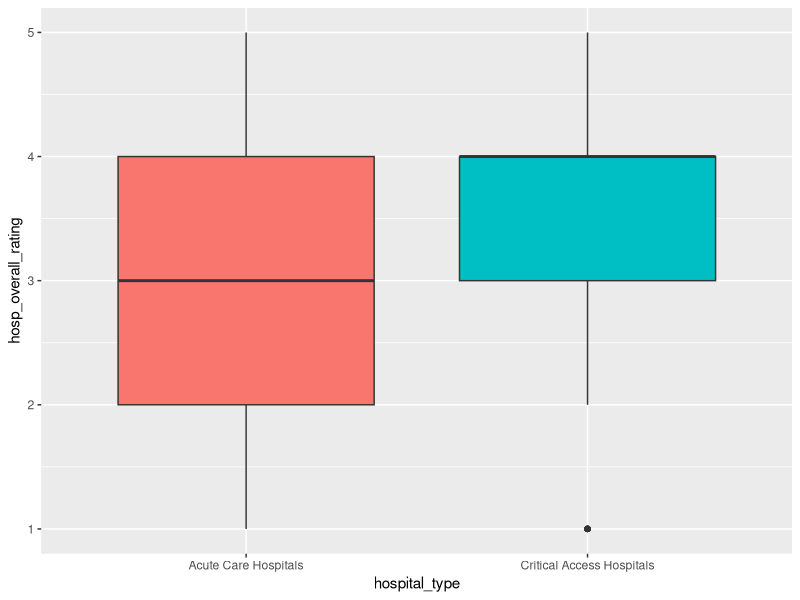
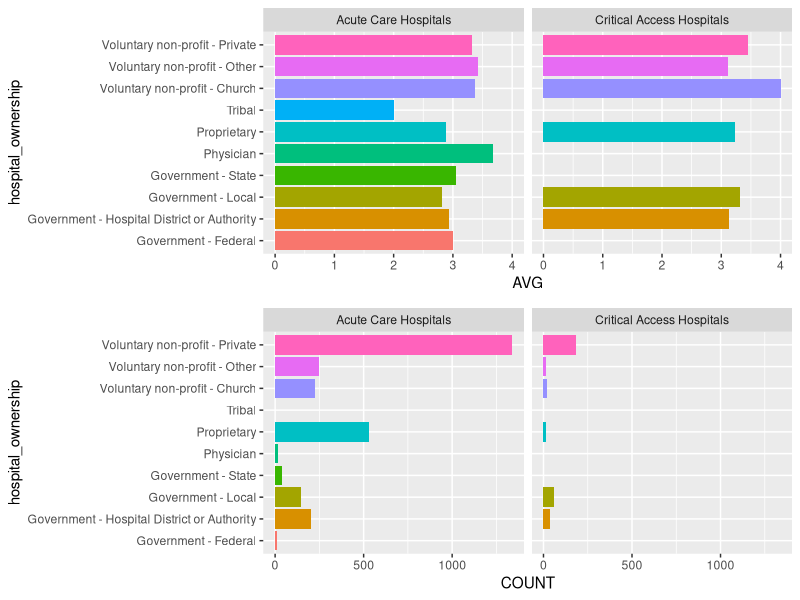
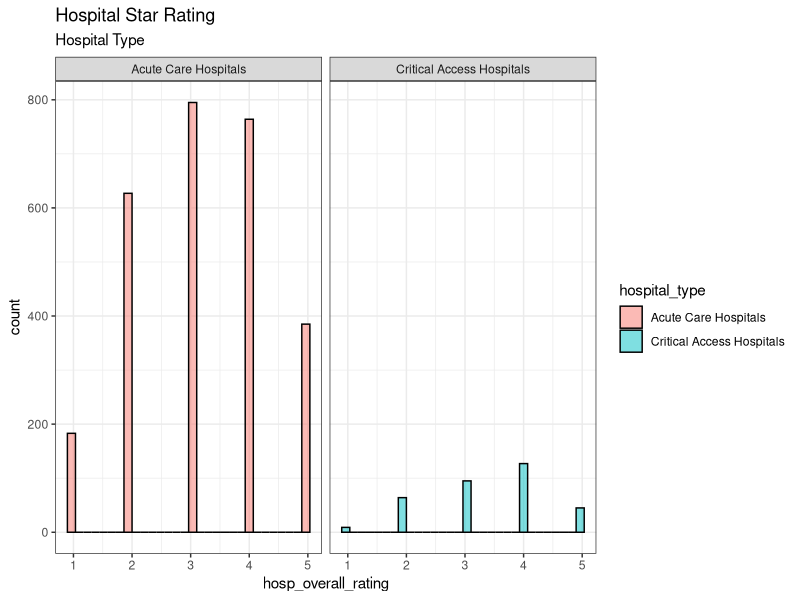
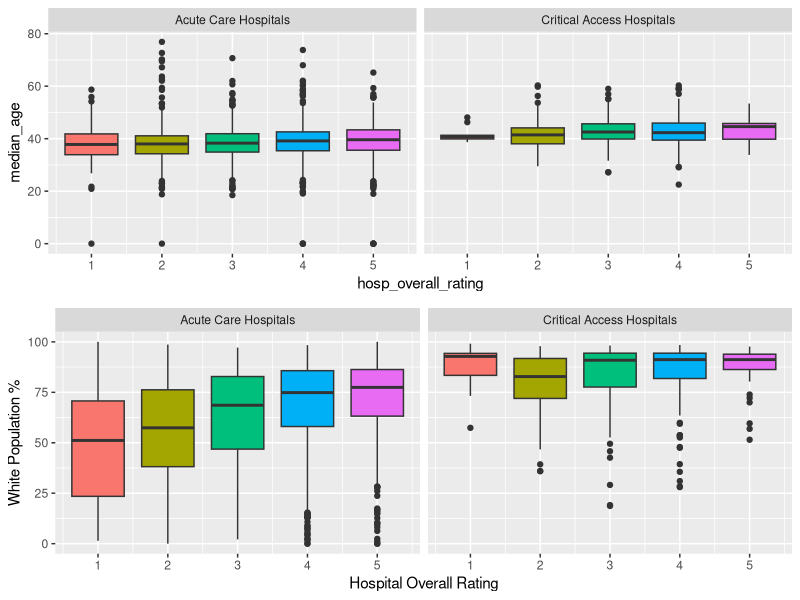
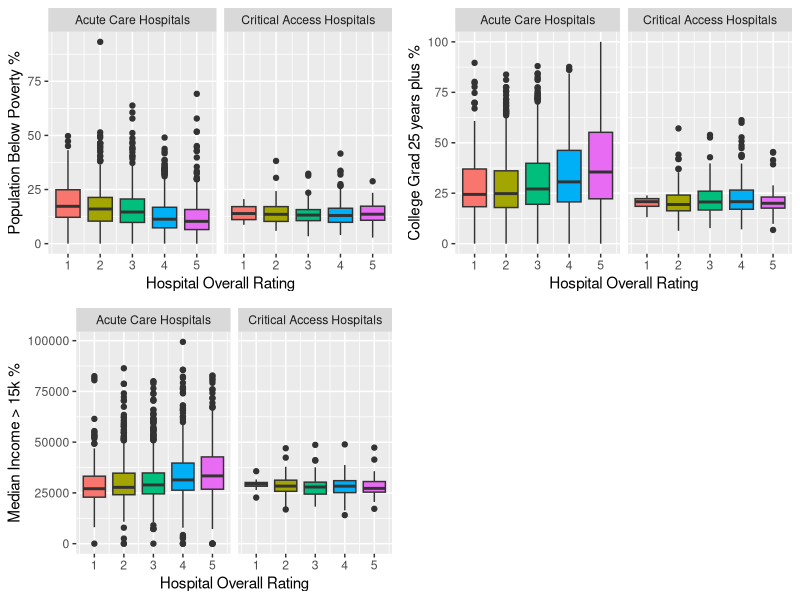
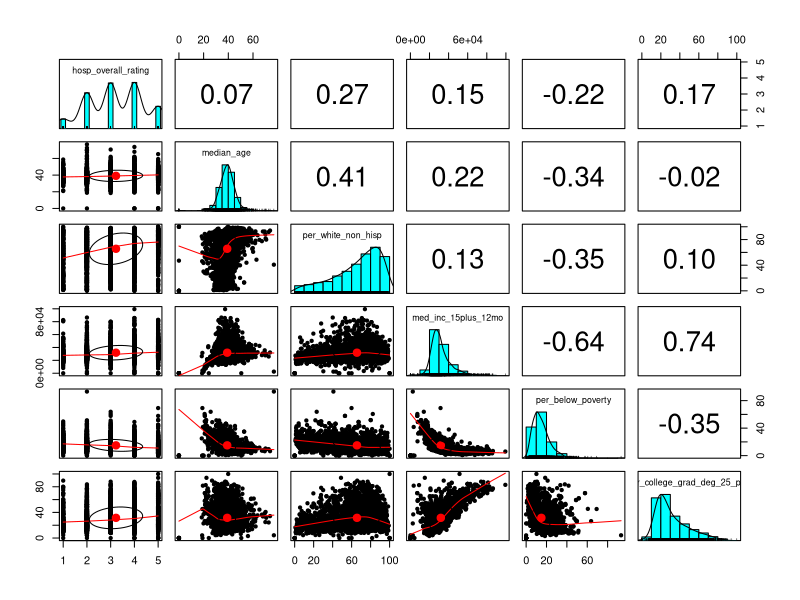

Generate these figures, in order, with R:
## ---- chunk 1
knitr::opts_chunk$set(echo = TRUE)
## ---- chunk 2

#Install packages/libraries

library(dplyr)
library(ggplot2)
library(psych)
library(gridExtra)


## ---- chunk 3

#Load in csv data for project

data <- read.csv('SDOH_Quality.csv')

#count_initial <- nrow(data)

#str(data)

## ---- chunk 4


#Switch to numeric variables fo censuse/SDOH measures

data$median_age <- as.numeric(data$median_age)
data$per_white_non_hisp <- as.numeric(data$per_white_non_hisp)
data$med_inc_15plus_12mo <- as.numeric(data$med_inc_15plus_12mo)
data$per_below_poverty <- as.numeric(data$per_below_poverty)
data$per_college_grad_deg_25_plus <- as.numeric(data$per_college_grad_deg_25_plus)
          
#Switch to numeric variables for quality measures
data$COMP_HIP_KNEE <- as.numeric(data$COMP_HIP_KNEE)
data$MORT_30_AMI <- as.numeric(data$MORT_30_AMI)
data$MORT_30_CABG <- as.numeric(data$MORT_30_CABG)
data$MORT_30_COPD <- as.numeric(data$MORT_30_COPD)
data$MORT_30_HF <- as.numeric(data$MORT_30_HF)
data$MORT_30_PN <- as.numeric(data$MORT_30_PN)
data$MORT_30_STK <- as.numeric(data$MORT_30_STK)
data$PSI_03 <- as.numeric(data$PSI_03)
data$PSI_04 <- as.numeric(data$PSI_04)
data$PSI_06 <- as.numeric(data$PSI_06)
data$PSI_08 <- as.numeric(data$PSI_08)
data$PSI_09 <- as.numeric(data$PSI_09)
data$PSI_10 <- as.numeric(data$PSI_10)
data$PSI_12 <- as.numeric(data$PSI_12)
data$PSI_11 <- as.numeric(data$PSI_11)
data$PSI_13 <- as.numeric(data$PSI_13)
data$PSI_11 <- as.numeric(data$PSI_11)
data$PSI_14 <- as.numeric(data$PSI_14)
data$PSI_15 <- as.numeric(data$PSI_15)
data$PSI_90 <- as.numeric(data$PSI_90)

#Switch chr variables to factor
data$city <- as.factor(data$city)
data$state <- as.factor(data$state)
data$hospital_type <- as.factor(data$hospital_type)
data$hospital_ownership <- as.factor(data$hospital_ownership)
data$census_region <- as.factor(data$census_region)
data$census_division <- as.factor(data$census_division)

#check to make sure all are now integers
#str(data)
#View(data)
## ---- chunk 5

#EDA on Star Rating v/s Hospital Types and Ownership

#------- Summarising Avg, SD and Median per Hospital Type -------------
data %>% filter(!is.na(hosp_overall_rating)) %>%  group_by(hospital_type) %>%  
summarise(AVG  = mean(hosp_overall_rating), SD = sd(hosp_overall_rating), Median = median(hosp_overall_rating), COUNT = n()) %>% arrange(desc(AVG))

#------- Box plot: Median per Hospital Type -------------
data %>% filter(!is.na(hosp_overall_rating)) %>%  
  ggplot(aes(x = hospital_type, y = hosp_overall_rating, fill = hospital_type )) + geom_boxplot(show.legend = F)

#------- Summarising Avg, SD and Median per Hospital Type & Ownership ----------
avg.hosp.own <- 
data %>% filter(!is.na(hosp_overall_rating)) %>%  group_by(hospital_type, hospital_ownership) %>% 
summarize(AVG  = round(mean(hosp_overall_rating),2), SD = round(sd(hosp_overall_rating),2), Median = median(hosp_overall_rating), COUNT = n(), .groups = 'drop') %>% arrange(desc(hospital_type))

#------- Barplots: Avg and Count per Hospital Type & Ownership ----------
plot.avg1 <- avg.hosp.own %>% ggplot(aes(x = hospital_ownership, y = AVG, fill = hospital_ownership)) + 
  geom_col(show.legend = F) +
  facet_wrap(~hospital_type) +
  coord_flip()

plot.cnt1 <- avg.hosp.own %>% ggplot(aes(x = hospital_ownership, y = COUNT, fill = hospital_ownership)) + 
  geom_col(show.legend = F) + 
  facet_wrap(~hospital_type) +
  coord_flip() 

grid.arrange(plot.avg1, plot.cnt1, ncol=1)
grid.avg.hosp.own <- arrangeGrob(plot.avg1, plot.cnt1, ncol=1) 

#------- Star Rating Distribution per Hospital Type -------------
data %>% filter(!is.na(hosp_overall_rating)) %>%  
  ggplot(aes(x = hosp_overall_rating, fill = hospital_type)) + 
  geom_histogram(alpha = 0.5, color = "black") +
  facet_wrap(~hospital_type) + 
  ggtitle("Hospital Star Rating", 'Hospital Type') + 
  theme_bw()

##------- Boxplot: Star Rating vs Social Indicators -------------

#------- Boxplot: Star Rating vs Median Age -------------
social.ind1 <- data %>% filter(!is.na(hosp_overall_rating)) %>% 
ggplot(aes(x = hosp_overall_rating, y = median_age, fill = as.factor(hosp_overall_rating))) + 
geom_boxplot(show.legend = F)  + facet_wrap(~hospital_type)

#------- Boxplot: Star Rating vs Percentage White Population -------------
social.ind2 <- data %>% filter(!is.na(hosp_overall_rating)) %>% 
ggplot(aes(x = hosp_overall_rating, y = per_white_non_hisp, fill = as.factor(hosp_overall_rating))) + 
geom_boxplot(show.legend = F) + facet_wrap(~hospital_type) + 
ylab('White Population %') + xlab("Hospital Overall Rating")

grid.arrange(social.ind1, social.ind2, ncol=1)
grid.social.ind1 <- arrangeGrob(social.ind1, social.ind2, ncol=1) 

#------- Boxplot: Star Rating vs Population Below Poverty -------------
social.ind3 <- data %>% filter(!is.na(hosp_overall_rating)) %>% 
ggplot(aes(x = hosp_overall_rating, y = per_below_poverty, fill = as.factor(hosp_overall_rating))) + 
geom_boxplot(show.legend = F)  + facet_wrap(~hospital_type) + 
ylab('Population Below Poverty %') + xlab("Hospital Overall Rating")

#------- Boxplot: Star Rating vs per_college_grad_deg_25_plus -------------
social.ind4 <- data %>% filter(!is.na(hosp_overall_rating)) %>% 
ggplot(aes(x = hosp_overall_rating, y = per_college_grad_deg_25_plus, fill = as.factor(hosp_overall_rating))) + 
geom_boxplot(show.legend = F)  + facet_wrap(~hospital_type) + 
ylab('College Grad 25 years plus %') + xlab("Hospital Overall Rating")

#------- Boxplot: Star Rating vs med_inc_15plus_12mo -------------
social.ind5 <- data %>% filter(!is.na(hosp_overall_rating)) %>% 
ggplot(aes(x = hosp_overall_rating, y = med_inc_15plus_12mo, fill = as.factor(hosp_overall_rating))) + 
geom_boxplot(show.legend = F) + facet_wrap(~hospital_type) + 
ylab('Median Income > 15k %') + xlab("Hospital Overall Rating")

grid.arrange(social.ind3, social.ind4, social.ind5, ncol=2)
grid.social.ind2 <- arrangeGrob(social.ind3, social.ind4, social.ind5, ncol=2) 

#------- Correlation: Star Rating vs Social Indicators  -------------
cor.data <- data %>% filter(!is.na(hosp_overall_rating)) %>% select(10,13:17) 
cor.data <- cor.data[complete.cases(cor.data),] 
pairs.panels(cor.data)

